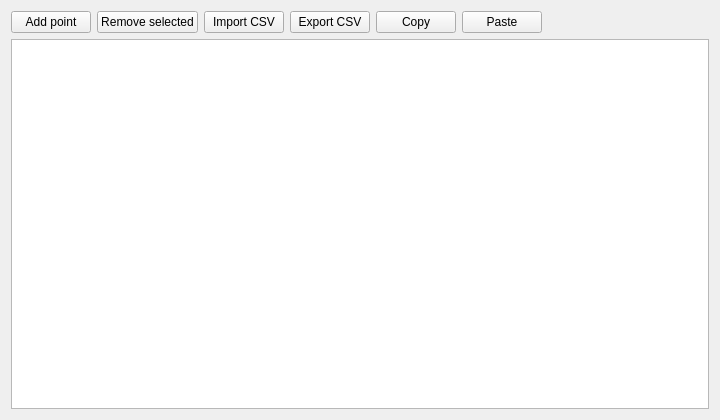
<?xml version="1.0" encoding="UTF-8"?>
<ui version="4.0">
 <class>LineLocationsEditorWidget</class>
 <widget class="QWidget" name="LineLocationsEditorWidget">
  <property name="geometry">
   <rect>
    <x>0</x>
    <y>0</y>
    <width>720</width>
    <height>420</height>
   </rect>
  </property>
  <layout class="QVBoxLayout" name="mainLayout">
   <item>
    <layout class="QHBoxLayout" name="buttonLayout">
     <item>
      <widget class="QPushButton" name="addButton">
       <property name="text">
        <string>Add point</string>
       </property>
      </widget>
     </item>
     <item>
      <widget class="QPushButton" name="removeButton">
       <property name="text">
        <string>Remove selected</string>
       </property>
      </widget>
     </item>
     <item>
      <widget class="QPushButton" name="importButton">
       <property name="text">
        <string>Import CSV</string>
       </property>
      </widget>
     </item>
     <item>
      <widget class="QPushButton" name="exportButton">
       <property name="text">
        <string>Export CSV</string>
       </property>
      </widget>
     </item>
     <item>
      <widget class="QPushButton" name="copyButton">
       <property name="text">
        <string>Copy</string>
       </property>
      </widget>
     </item>
     <item>
      <widget class="QPushButton" name="pasteButton">
       <property name="text">
        <string>Paste</string>
       </property>
      </widget>
     </item>
     <item>
      <spacer name="buttonSpacer">
       <property name="orientation">
        <enum>Qt::Horizontal</enum>
       </property>
       <property name="sizeHint" stdset="0">
        <size>
         <width>40</width>
         <height>20</height>
        </size>
       </property>
      </spacer>
     </item>
    </layout>
   </item>
   <item>
    <widget class="QTableView" name="tableView"/>
   </item>
  </layout>
 </widget>
 <resources/>
 <connections/>
</ui>
